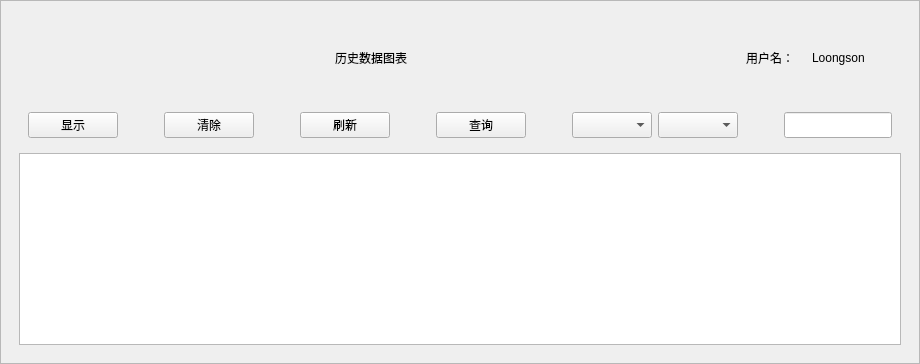
     <widget class="QWidget" name="page2">
      <layout class="QHBoxLayout" name="horizontalLayout_4">
       <property name="spacing">
        <number>0</number>
       </property>
       <property name="leftMargin">
        <number>0</number>
       </property>
       <property name="topMargin">
        <number>0</number>
       </property>
       <property name="rightMargin">
        <number>0</number>
       </property>
       <property name="bottomMargin">
        <number>0</number>
       </property>
       <item>
        <widget class="QFrame" name="frame_3">
         <property name="styleSheet">
          <string notr="true">QFrame#frame_3{
border-image: url(:/image/loongson.png);
}</string>
         </property>
         <property name="frameShape">
          <enum>QFrame::StyledPanel</enum>
         </property>
         <property name="frameShadow">
          <enum>QFrame::Raised</enum>
         </property>
         <layout class="QGridLayout" name="gridLayout_10">
          <item row="1" column="0">
           <widget class="QStackedWidget" name="stackedWidget_3">
            <widget class="QWidget" name="page_21">
             <layout class="QGridLayout" name="gridLayout_12">
              <item row="2" column="0">
               <widget class="QTableWidget" name="tableWidget"/>
              </item>
              <item row="0" column="0">
               <widget class="QWidget" name="widget_2" native="true">
                <property name="minimumSize">
                 <size>
                  <width>0</width>
                  <height>70</height>
                 </size>
                </property>
                <layout class="QHBoxLayout" name="horizontalLayout_7">
                 <item>
                  <spacer name="horizontalSpacer_2">
                   <property name="orientation">
                    <enum>Qt::Horizontal</enum>
                   </property>
                   <property name="sizeType">
                    <enum>QSizePolicy::Fixed</enum>
                   </property>
                   <property name="sizeHint" stdset="0">
                    <size>
                     <width>40</width>
                     <height>20</height>
                    </size>
                   </property>
                  </spacer>
                 </item>
                 <item>
                  <widget class="QLabel" name="label_17">
                   <property name="sizePolicy">
                    <sizepolicy hsizetype="Preferred" vsizetype="Preferred">
                     <horstretch>0</horstretch>
                     <verstretch>0</verstretch>
                    </sizepolicy>
                   </property>
                   <property name="minimumSize">
                    <size>
                     <width>350</width>
                     <height>0</height>
                    </size>
                   </property>
                   <property name="styleSheet">
                    <string notr="true">font: 24pt &quot;等线&quot;;
color: rgb(0, 0, 0);</string>
                   </property>
                   <property name="text">
                    <string>历史数据图表</string>
                   </property>
                   <property name="alignment">
                    <set>Qt::AlignCenter</set>
                   </property>
                  </widget>
                 </item>
                 <item>
                  <widget class="QLabel" name="label_19">
                   <property name="sizePolicy">
                    <sizepolicy hsizetype="Fixed" vsizetype="Preferred">
                     <horstretch>0</horstretch>
                     <verstretch>0</verstretch>
                    </sizepolicy>
                   </property>
                   <property name="minimumSize">
                    <size>
                     <width>60</width>
                     <height>60</height>
                    </size>
                   </property>
                   <property name="styleSheet">
                    <string notr="true">QLabel#label_19{
	border-image: url(:/image/user.png);
}</string>
                   </property>
                   <property name="text">
                    <string/>
                   </property>
                  </widget>
                 </item>
                 <item>
                  <widget class="QLabel" name="label_18">
                   <property name="sizePolicy">
                    <sizepolicy hsizetype="Fixed" vsizetype="Preferred">
                     <horstretch>0</horstretch>
                     <verstretch>0</verstretch>
                    </sizepolicy>
                   </property>
                   <property name="minimumSize">
                    <size>
                     <width>60</width>
                     <height>0</height>
                    </size>
                   </property>
                   <property name="styleSheet">
                    <string notr="true">color: rgb(0, 0, 0);
font: 14pt &quot;黑体&quot;;</string>
                   </property>
                   <property name="text">
                    <string>用户名：</string>
                   </property>
                  </widget>
                 </item>
                 <item>
                  <widget class="QLabel" name="label_20">
                   <property name="sizePolicy">
                    <sizepolicy hsizetype="Fixed" vsizetype="Preferred">
                     <horstretch>0</horstretch>
                     <verstretch>0</verstretch>
                    </sizepolicy>
                   </property>
                   <property name="minimumSize">
                    <size>
                     <width>80</width>
                     <height>0</height>
                    </size>
                   </property>
                   <property name="styleSheet">
                    <string notr="true">color: rgb(0, 0, 0);
font: 14pt &quot;黑体&quot;;</string>
                   </property>
                   <property name="text">
                    <string>Loongson</string>
                   </property>
                  </widget>
                 </item>
                </layout>
               </widget>
              </item>
              <item row="1" column="0">
               <widget class="QWidget" name="widget_3" native="true">
                <layout class="QHBoxLayout" name="horizontalLayout_8">
                 <item>
                  <widget class="QPushButton" name="btn_display">
                   <property name="sizePolicy">
                    <sizepolicy hsizetype="Expanding" vsizetype="Preferred">
                     <horstretch>0</horstretch>
                     <verstretch>0</verstretch>
                    </sizepolicy>
                   </property>
                   <property name="minimumSize">
                    <size>
                     <width>90</width>
                     <height>0</height>
                    </size>
                   </property>
                   <property name="text">
                    <string>显示</string>
                   </property>
                  </widget>
                 </item>
                 <item>
                  <spacer name="horizontalSpacer_4">
                   <property name="orientation">
                    <enum>Qt::Horizontal</enum>
                   </property>
                   <property name="sizeHint" stdset="0">
                    <size>
                     <width>40</width>
                     <height>20</height>
                    </size>
                   </property>
                  </spacer>
                 </item>
                 <item>
                  <widget class="QPushButton" name="btn_clear">
                   <property name="sizePolicy">
                    <sizepolicy hsizetype="Expanding" vsizetype="Preferred">
                     <horstretch>0</horstretch>
                     <verstretch>0</verstretch>
                    </sizepolicy>
                   </property>
                   <property name="minimumSize">
                    <size>
                     <width>90</width>
                     <height>0</height>
                    </size>
                   </property>
                   <property name="text">
                    <string>清除</string>
                   </property>
                  </widget>
                 </item>
                 <item>
                  <spacer name="horizontalSpacer_5">
                   <property name="orientation">
                    <enum>Qt::Horizontal</enum>
                   </property>
                   <property name="sizeHint" stdset="0">
                    <size>
                     <width>40</width>
                     <height>20</height>
                    </size>
                   </property>
                  </spacer>
                 </item>
                 <item>
                  <widget class="QPushButton" name="btn_flash">
                   <property name="sizePolicy">
                    <sizepolicy hsizetype="Expanding" vsizetype="Preferred">
                     <horstretch>0</horstretch>
                     <verstretch>0</verstretch>
                    </sizepolicy>
                   </property>
                   <property name="minimumSize">
                    <size>
                     <width>90</width>
                     <height>0</height>
                    </size>
                   </property>
                   <property name="text">
                    <string>刷新</string>
                   </property>
                  </widget>
                 </item>
                 <item>
                  <spacer name="horizontalSpacer_6">
                   <property name="orientation">
                    <enum>Qt::Horizontal</enum>
                   </property>
                   <property name="sizeHint" stdset="0">
                    <size>
                     <width>40</width>
                     <height>20</height>
                    </size>
                   </property>
                  </spacer>
                 </item>
                 <item>
                  <widget class="QPushButton" name="btn_search">
                   <property name="sizePolicy">
                    <sizepolicy hsizetype="Expanding" vsizetype="Preferred">
                     <horstretch>0</horstretch>
                     <verstretch>0</verstretch>
                    </sizepolicy>
                   </property>
                   <property name="minimumSize">
                    <size>
                     <width>90</width>
                     <height>0</height>
                    </size>
                   </property>
                   <property name="text">
                    <string>查询</string>
                   </property>
                  </widget>
                 </item>
                 <item>
                  <spacer name="horizontalSpacer_7">
                   <property name="orientation">
                    <enum>Qt::Horizontal</enum>
                   </property>
                   <property name="sizeHint" stdset="0">
                    <size>
                     <width>40</width>
                     <height>20</height>
                    </size>
                   </property>
                  </spacer>
                 </item>
                 <item>
                  <widget class="QComboBox" name="devcb">
                   <property name="sizePolicy">
                    <sizepolicy hsizetype="Expanding" vsizetype="Preferred">
                     <horstretch>0</horstretch>
                     <verstretch>0</verstretch>
                    </sizepolicy>
                   </property>
                   <property name="minimumSize">
                    <size>
                     <width>80</width>
                     <height>0</height>
                    </size>
                   </property>
                   <property name="currentText">
                    <string/>
                   </property>
                  </widget>
                 </item>
                 <item>
                  <widget class="QComboBox" name="temcb">
                   <property name="sizePolicy">
                    <sizepolicy hsizetype="Expanding" vsizetype="Preferred">
                     <horstretch>0</horstretch>
                     <verstretch>0</verstretch>
                    </sizepolicy>
                   </property>
                   <property name="minimumSize">
                    <size>
                     <width>80</width>
                     <height>0</height>
                    </size>
                   </property>
                  </widget>
                 </item>
                 <item>
                  <spacer name="horizontalSpacer_3">
                   <property name="orientation">
                    <enum>Qt::Horizontal</enum>
                   </property>
                   <property name="sizeHint" stdset="0">
                    <size>
                     <width>40</width>
                     <height>20</height>
                    </size>
                   </property>
                  </spacer>
                 </item>
                 <item>
                  <widget class="QLineEdit" name="datalineEdit">
                   <property name="sizePolicy">
                    <sizepolicy hsizetype="Expanding" vsizetype="Preferred">
                     <horstretch>0</horstretch>
                     <verstretch>0</verstretch>
                    </sizepolicy>
                   </property>
                  </widget>
                 </item>
                </layout>
               </widget>
              </item>
             </layout>
            </widget>
            <widget class="QWidget" name="page_22"/>
           </widget>
          </item>
         </layout>
        </widget>
       </item>
      </layout>
     </widget>
